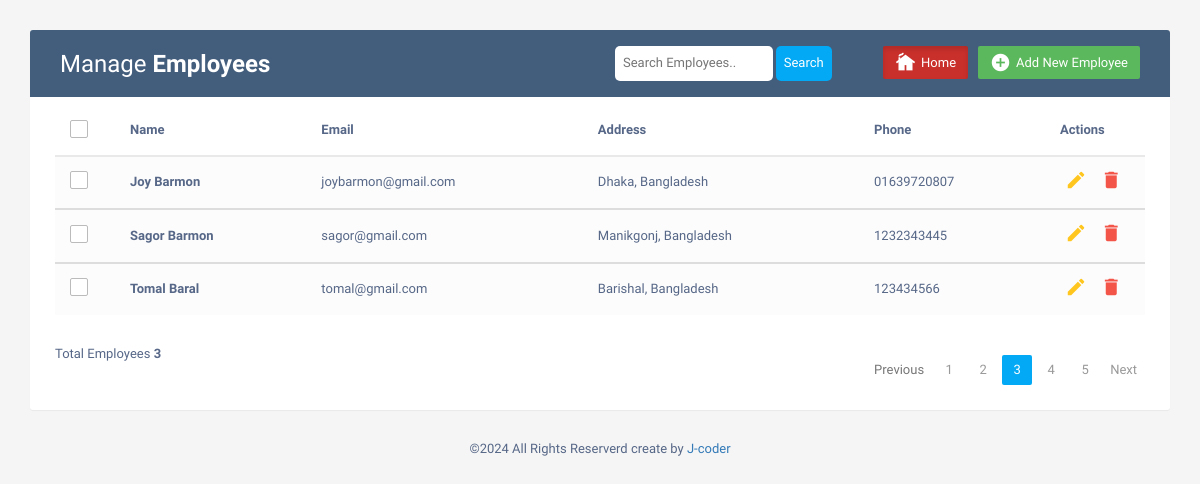
The page / on the database its author committed.
### crud_app/models.py (models this page shows, shortened)
class Employees(models.Model):
    name = models.CharField(max_length=255)
    email = models.EmailField(unique=True)
    address = models.TextField()
    phone = models.CharField(max_length=20)
    salary  = models.IntegerField()
    designation  = models.CharField(max_length=255)
    short_description = models.TextField()
    join_date = models.DateField(auto_now_add=True)

### crud_app/views.py (the view)
# urls.py: 2. Add a URL to urlpatterns:  path('', views.home, name='home')
def home(request):
    emp = Employees.objects.all()
    emp_count = Employees.objects.count()
    return render(request, "index.html", {"emp": emp, "emp_count": emp_count})

### templates/index.html (shortened to what this page needs)
<!DOCTYPE html>
<html lang="en">
<head>
    <link rel="stylesheet" href="https://maxcdn.bootstrapcdn.com/font-awesome/4.7.0/css/font-awesome.min.css">
    <link rel="stylesheet" href="https://maxcdn.bootstrapcdn.com/bootstrap/3.3.7/css/bootstrap.min.css">
<body>
    <div class="container">
        <div class="table-wrapper">
            <div class="table-title">
                <div class="row">
                    <div class="col-sm-6">
                        <h2>Manage <b>Employees</b></h2>
                    </div>
                    <div class="col-sm-6">
                        <a href="#addEmployeeModal" class="btn btn-success" data-toggle="modal"><i
                                class="material-icons">&#xE147;</i> <span>Add New Employee</span></a>
                        <a href="/" class="btn btn-danger active" data-toggle="modal"><i class="material-icons"></i>
                            <span>Home</span></a>
                        <form action="{% url 'search' %}" method="get">
                            <input class="search-input" type="text" name="query" placeholder="Search Employees..">
                            <button class="search-btn " type="submit">Search</button>
                        </form>
                    </div>
                </div>
            </div>
            <table class="table table-striped table-hover">
                <thead>
                    <tr>
                        <th>
                            <span class="custom-checkbox">
                                <label for="selectAll"></label>
                            </span>
                        </th>
                        <th>Name</th>
                        <th>Email</th>
                        <th>Address</th>
                        <th>Phone</th>
                        <th>Actions</th>
                    </tr>
                </thead>
                {% if emp %}
                {% for i in emp %}
                <tbody>
                    <tr>
                        <td>
                            <span class="custom-checkbox">
                                <label for="checkbox-{{forloop.counter}}"></label>
                            </span>
                        </td>
                        <td>
                            <a href="#viewEmployeeModal-{{ forloop.counter }}" class="profile-link" data-toggle="modal">
                                {{ i.name }}
                            </a>
                        </td>
                        <td>{{ i.email }}</td>
                        <td>{{ i.address }}</td>
                        <td>{{ i.phone }}</td>
                        <td>
                            <a href="#editEmployeeModal-{{forloop.counter}}" class="edit" data-toggle="modal"><i
                                    class="material-icons" data-toggle="tooltip" title="Edit">&#xE254;</i></a>
                            <a href="#deleteEmployeeModal-{{forloop.counter}}" class="delete" data-toggle="modal"><i
                                    class="material-icons" data-toggle="tooltip" title="Delete">&#xE872;</i></a>
                        </td>
                    </tr>
                </tbody>
                {% endfor %}
                {% else %}
                <h1>Employee is not found</h1>
                {% endif %}
            </table>
            <div class="clearfix">
                {% if request.path == '/search/' %}
                <div class="hint-text">Employees found <b>{{ count }}</b></div>
                {% else %}
                <div class="hint-text">Total Employees <b>{{ emp_count }}</b></div>
                {% endif %}
                <ul class="pagination">
                    <li class="page-item disabled"><a href="#">Previous</a></li>
                    <li class="page-item"><a href="#" class="page-link">1</a></li>
                    <li class="page-item"><a href="#" class="page-link">2</a></li>
                    <li class="page-item active"><a href="#" class="page-link">3</a></li>
                    <li class="page-item"><a href="#" class="page-link">4</a></li>
                    <li class="page-item"><a href="#" class="page-link">5</a></li>
                    <li class="page-item"><a href="#" class="page-link">Next</a></li>
                </ul>
            </div>
        </div>
    </div>
    <footer>
        <p style="text-align: center;">©2024 All Rights Reserverd create by <a target="_blank"
                href="https://www.facebook.com/Its.Jcoder">J-coder</a></p>
    </footer>
</body>
</html>

### templates/index.html (style rules this page uses)
body { color: #566787; background: #f5f5f5; font-family: 'Varela Round', sans-serif; font-size: 13px; }
.table-wrapper { background: #fff; padding: 20px 25px; margin: 30px 0; border-radius: 3px; box-shadow: 0 1px 1px rgba(0, 0, 0, .05); }
.table-title { padding-bottom: 15px; background: #435d7d; color: #fff; padding: 16px 30px; margin: -20px -25px 10px; border-radius: 3px 3px 0 0; }
.table-title h2 { margin: 5px 0 0; font-size: 24px; }
.table-title .btn { color: #fff; float: right; font-size: 13px; border: none; min-width: 50px; border-radius: 2px; border: none; outline: none !important; margin-left: 10px; }
.table-title .btn i { float: left; font-size: 21px; margin-right: 5px; }
.table-title .btn span { float: left; margin-top: 2px; }
table.table tr th, table.table tr td { border-color: #e9e9e9; padding: 12px 15px; vertical-align: middle; }
table.table tr th:first-child { width: 60px; }
table.table tr th:last-child { width: 100px; }
table.table-striped tbody tr:nth-of-type(odd) { background-color: #fcfcfc; }
table.table td:last-child i { opacity: 0.9; font-size: 22px; margin: 0 5px; }
table.table td a { font-weight: bold; color: #566787; display: inline-block; text-decoration: none; outline: none !important; }
table.table td a.edit { color: #FFC107; }
table.table td a.delete { color: #F44336; }
table.table td i { font-size: 19px; }
.pagination { float: right; margin: 0 0 5px; }
.pagination li a { border: none; font-size: 13px; min-width: 30px; min-height: 30px; color: #999; margin: 0 2px; line-height: 30px; border-radius: 2px !important; text-align: center; padding: 0 6px; }
.pagination li.active a, .pagination li.active a.page-link { background: #03A9F4; }
.hint-text { float: left; margin-top: 10px; font-size: 13px; }
.custom-checkbox { position: relative; }
.custom-checkbox label:before { width: 18px; height: 18px; }
.custom-checkbox label:before { content: ''; margin-right: 10px; display: inline-block; vertical-align: text-top; background: white; border: 1px solid #bbb; border-radius: 2px; box-sizing: border-box; z-index: 2; }
.search-input { width: 30%; padding: 8px; border-radius: 5px; border: none; }
.search-btn { padding: 8px; border-radius: 5px; background-color: #03A9F4; color: white; border: none; }

### rows shown on the page
Employees: name "Joy Barmon", email "joybarmon@gmail.com", address "Dhaka, Bangladesh", phone "01639720807"
Employees: name "Sagor Barmon", email "sagor@gmail.com", address "Manikgonj, Bangladesh", phone "1232343445"
Employees: name "Tomal Baral", email "tomal@gmail.com", address "Barishal, Bangladesh", phone "123434566"

### other values the page prints
{{ emp_count }} "3"
